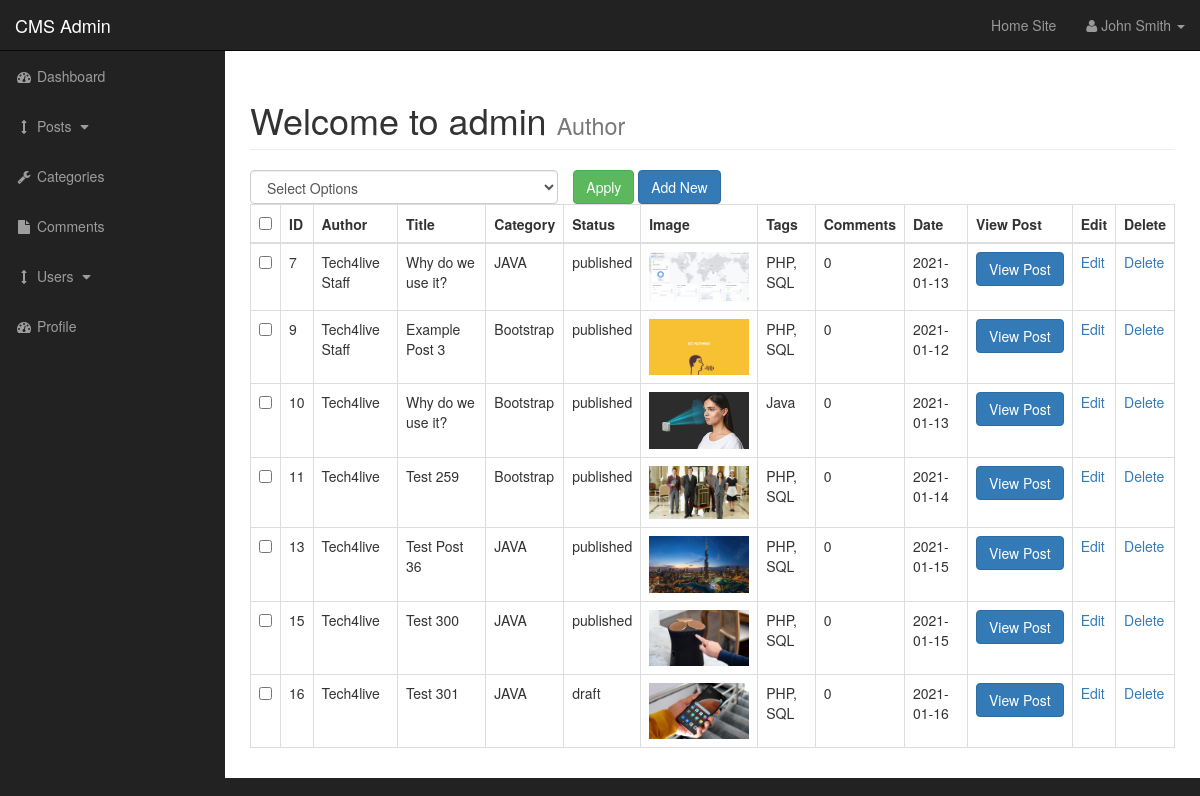
Screenshot of /admin/posts.php (signed in) with the database file from the repository.
### tables this page shows
CREATE TABLE `posts` (
  `post_id` int(3) NOT NULL,
  `post_category_id` int(3) NOT NULL,
  `post_title` varchar(255) NOT NULL,
  `post_author` varchar(255) NOT NULL,
  `post_date` date NOT NULL,
  `post_image` text NOT NULL,
  `post_content` text NOT NULL,
  `post_tags` varchar(255) NOT NULL,
  `post_comment_count` int(11) NOT NULL,
  `post_status` varchar(255) NOT NULL DEFAULT 'draft'
);

CREATE TABLE `categories` (
  `cat_id` int(3) NOT NULL,
  `cat_title` varchar(300) NOT NULL
);

### admin/includes/view_all_posts.php (the view, shortened to what this page needs)
<form action="" method="post">
<table class="table table-bordered table-hover">
    <div id="bulkOptionContainer" class="col-xs-4">
        <select class="form-control" name="bulk_options" id="">
        <option value="">Select Options</option>
        </select>
        </div>
    <div class="col-xs-4">
<input type="submit" name="submit" class="btn btn-success" value="Apply">
<a class="btn btn-primary" href="posts.php?source=add_post">Add New</a>
 </div>
                            <thead>
                                <tr>
                                    <th><input id="selectAllBoxes" type="checkbox"></th>
                                    <th>ID</th>
                                    <th>Author</th>
                                    <th>Title</th>
                                    <th>Category</th>
                                    <th>Status</th>
                                    <th>Image</th>
                                    <th>Tags</th>
                                    <th>Comments</th>
                                    <th>Date</th>
                                    <th>View Post</th>
                                    <th>Edit</th>
                                    <th>Delete</th>
                                </tr>
                            </thead>
                            <tbody>
                                <?php
                                        $query = "SELECT * FROM posts";
                                        $select_posts = mysqli_query($connection, $query);
                                        while($row = mysqli_fetch_assoc($select_posts)) {
                                            $post_id = $row['post_id'];
                                            $post_author = $row['post_author'];
                                            $post_title = $row['post_title'];
                                            $post_category_id = $row['post_category_id'];
                                            $post_status = $row['post_status'];
                                            $post_image = $row['post_image'];
                                            $post_tags = $row['post_tags'];
                                            $post_comment_count = $row['post_comment_count'];
                                            $post_date = $row['post_date'];
                                            echo "<tr>";
                                            ?>
                                <td><input class='checkBoxes' type='checkbox' name='checkBoxArray[]' value='<?php echo $post_id; ?>'></td>
                                <?php
                                            echo"<td>{$post_id}</td>";
                                            echo"<td>{$post_author}</td>";
                                            echo"<td>{$post_title}</td>";
                                            $query = "SELECT * FROM categories WHERE cat_id = {$post_category_id}";
                                            $select_categories_id = mysqli_query($connection, $query);
                                            while($row = mysqli_fetch_assoc($select_categories_id)) {
                                            $cat_title = $row['cat_title'];
                                            echo"<td>{$cat_title}</td>";
                                            }
                                            echo"<td>{$post_status}</td>";
                                            echo"<td><img width = '100' src ='../images/$post_image' alt = 'image'></td>";
                                            echo"<td>{$post_tags}</td>";
                                            echo"<td>{$post_comment_count}</td>";
                                            echo"<td>{$post_date}</td>";
                                            echo "<td><a class='btn btn-primary' href='../post.php?p_id={$post_id}'>View Post</a></td>";
                                            echo"<td><a href = 'posts.php?source=edit_post&p_id={$post_id}'>Edit</a></td>";
                                            echo"<td><a href = 'posts.php?delete={$post_id}'>Delete</a></td>";
                                            echo "</tr>";
                                        }
                                ?>
                            </tbody>
                        </table>
    </form>

### admin/css/sb-admin.css (style rules this page uses)
body { margin-top: 100px; background-color: #222; }
@media (min-width:768px) { body { margin-top: 50px; } }
#bulkOptionContainer { padding: 0px; }

### rows the page displays
posts: post_id "7", post_author "Tech4live Staff", post_title "Why do we use it?", post_status "published", post_image (picture), post_tags "PHP, SQL", post_comment_count "0", post_date "2021-01-13"
categories: cat_title "JAVA"
posts: post_id "9", post_author "Tech4live Staff", post_title "Example Post 3", post_status "published", post_image (picture), post_tags "PHP, SQL", post_comment_count "0", post_date "2021-01-12"
categories: cat_title "Bootstrap"
posts: post_id "10", post_author "Tech4live", post_title "Why do we use it?", post_status "published", post_image (picture), post_tags "Java", post_comment_count "0", post_date "2021-01-13"
posts: post_id "11", post_author "Tech4live", post_title "Test 259", post_status "published", post_image (picture), post_tags "PHP, SQL", post_comment_count "0", post_date "2021-01-14"
posts: post_id "13", post_author "Tech4live", post_title "Test Post 36", post_status "published", post_image (picture), post_tags "PHP, SQL", post_comment_count "0", post_date "2021-01-15"
posts: post_id "15", post_author "Tech4live", post_title "Test 300", post_status "published", post_image (picture), post_tags "PHP, SQL", post_comment_count "0", post_date "2021-01-15"
posts: post_id "16", post_author "Tech4live", post_title "Test 301", post_status "draft", post_image (picture), post_tags "PHP, SQL", post_comment_count "0", post_date "2021-01-16"
